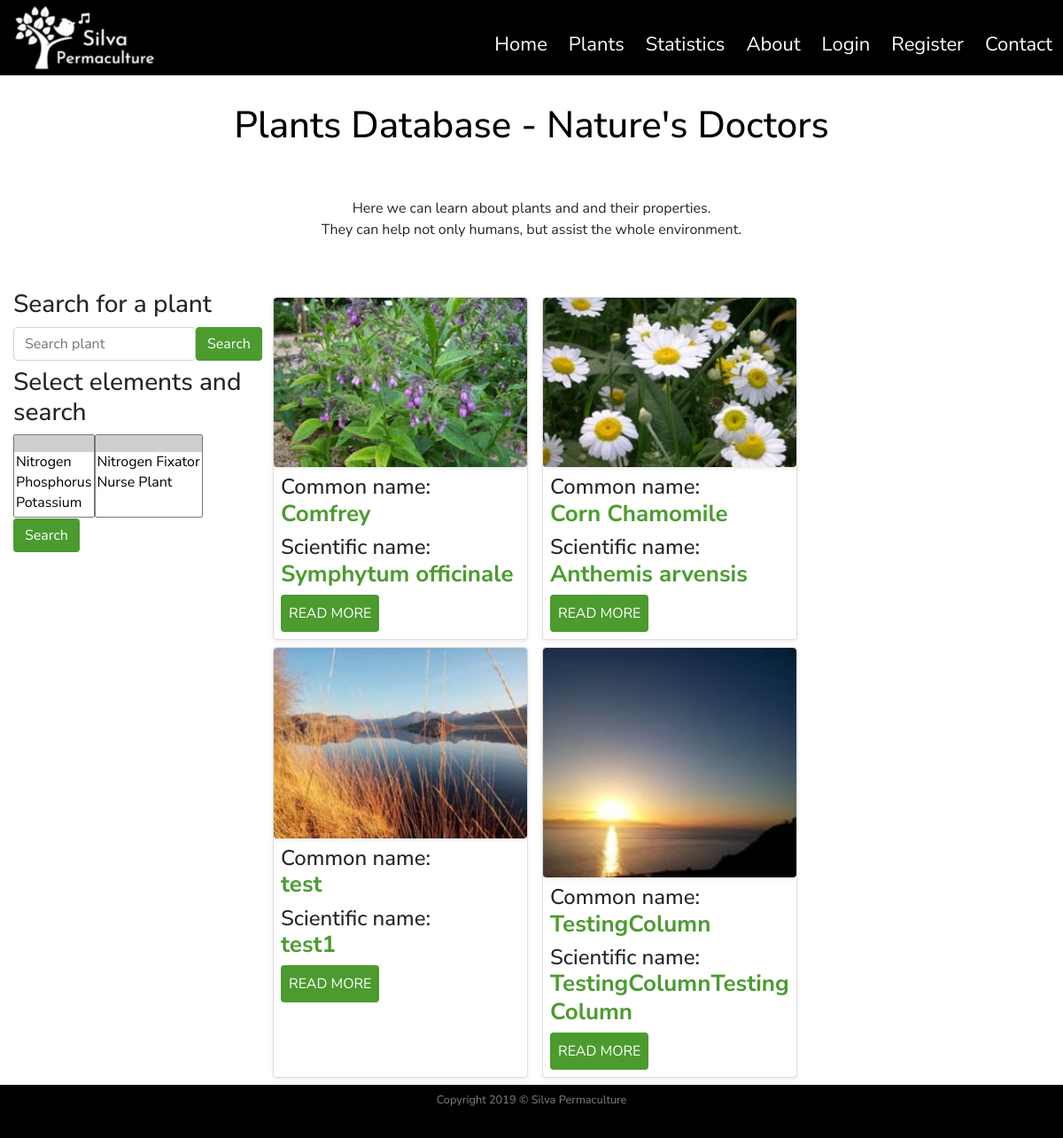
/plants, run on an earlier commit of the app's database.
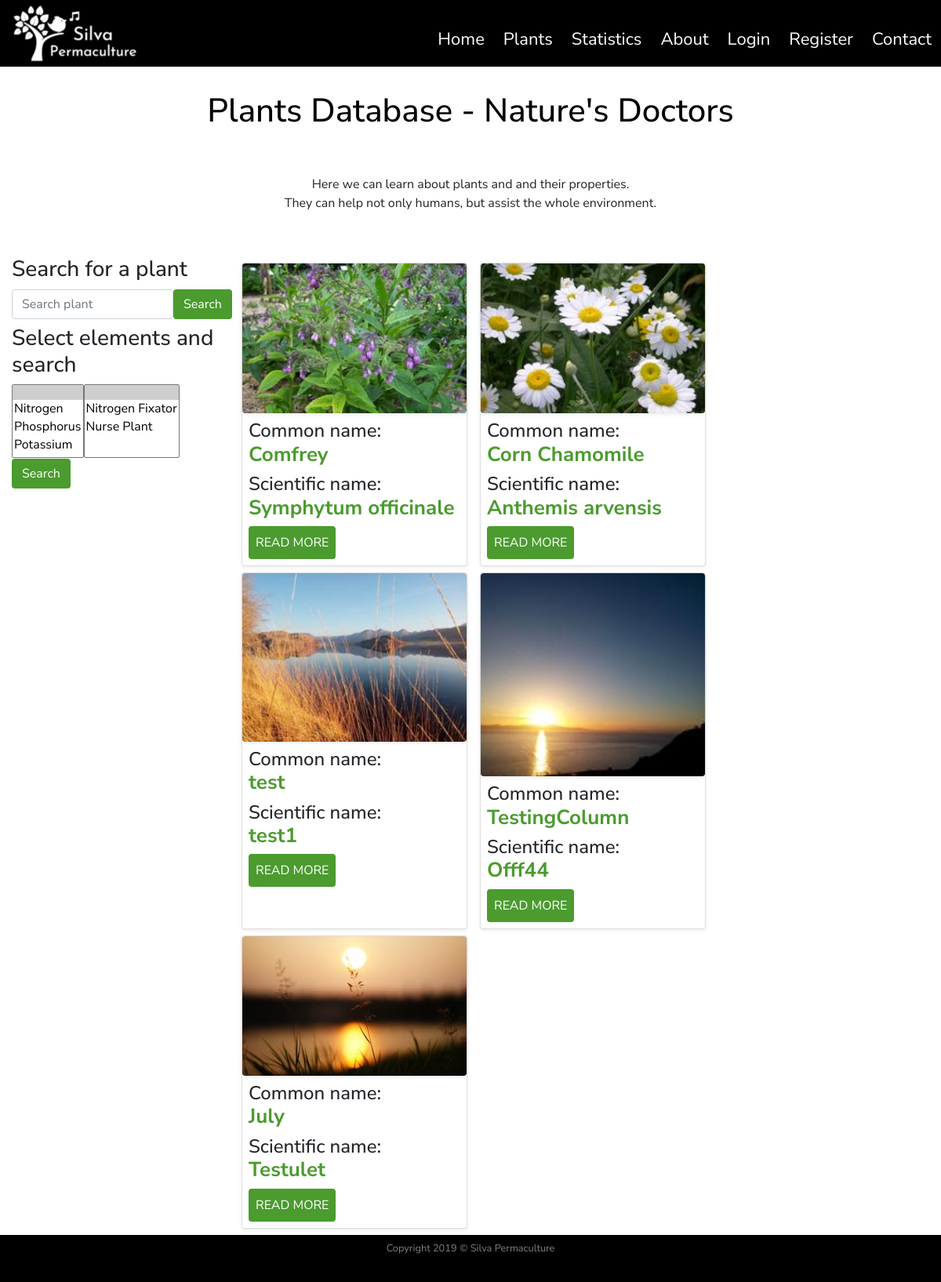
And on a later commit of the database.
### silvapermaculture/models.py (models this page shows, shortened)
class SearchitMixin(object):
    @classmethod
    def search(cls, expression, page, per_page):
        ids, total = search_index(cls.__tablename__, expression, page, per_page)
        if total == 0:
            return cls.query.filter_by(id=0), 0
        when = []
        for i in range(len(ids)):
            when.append((ids[i],i))
        return cls.query.filter(cls.id.in_(ids)).order_by(
            db.case(when, value=cls.id)), total

class Plants(SearchitMixin, db.Model):
    __searchit__ = ['common_name', 'botanical_name', 'medicinal', 'region']
    id = db.Column(db.Integer, primary_key=True)
    common_name = db.Column(db.String(40), nullable=False)
    botanical_name = db.Column(db.String(80), unique=True, nullable=False)
    short_description = db.Column(db.Text, nullable=False)
    medicinal = db.Column(db.Text, nullable=False)
    other_uses = db.Column(db.Text, nullable=False)
    habitats = db.Column(db.Text, nullable=False)
    region = db.Column(db.Text, nullable=False)
    image_file = db.Column(db.String(20), default='default_plant_pic.jpg')
    date_added = db.Column(db.DateTime, nullable=False, default=datetime.utcnow)
    user_id = db.Column(db.Integer, db.ForeignKey('user.id'), nullable=False)
    dna = db.relationship('DNA', secondary = plants_dna_table)  # Dynamic_Nutrient_Accumulated
    nfn = db.relationship('NFN', secondary = plants_nfn_table)  # Nitrogen_Fixers_Nursing

### silvapermaculture/routes.py (the view)
@app.route("/plants")
def plants():
    plants = Plants.query.all()
    search = SearchForm()
    searchn = SearchFormN()
    return render_template('plants.html', title= 'Plants Database', plants=plants, search=search, searchn=searchn)

### silvapermaculture/forms.py
class SearchForm(FlaskForm):
    q = StringField(('Search plant'), validators=[DataRequired(),Length(max=60)])
    def __init__(self, *args, **kwargs):
        if 'formdata' not in kwargs:
            kwargs['formdata'] = request.args
        if 'csrf_enabled' not in kwargs:
            kwargs['csrf_enabled'] = False
        super(SearchForm, self).__init__(*args, **kwargs)
    submit = SubmitField('Search')

class SearchFormN(FlaskForm):
    dna = QuerySelectMultipleField('Select Element', validators=[DataRequired()], query_factory=enabled_dna, allow_blank=True, get_label='element')
    nfn = QuerySelectMultipleField('Select Property', validators=[DataRequired()], query_factory=enabled_nfn, allow_blank=True,
                                   get_label='plant_extra')
    def __init__(self, *args, **kwargs):
        if 'formdata' not in kwargs:
            kwargs['formdata'] = request.args
        if 'csrf_enabled' not in kwargs:
            kwargs['csrf_enabled'] = False
        super(SearchFormN, self).__init__(*args, **kwargs)
    submit = SubmitField('Search')

### silvapermaculture/forms.py (called while the page is built)
def enabled_dna():
    return DNA.query

def enabled_nfn():
    return NFN.query

### silvapermaculture/templates/plants.html
{% extends "layout.html" %}
    {% block content %}
        <div class="row">
            <div class="col-12">
                <h1 class="text-center my-4 py-2" id="headingOther">Plants Database - Nature's Doctors</h1>
            </div>
        </div>
        <div class="row my-3">
            <div class="col-12 mb-2">
                <p class="text-center p-2">Here we can learn about plants and and their properties.<br/>
                    They can help not only humans, but assist the whole environment. <br/>
                </p>
            </div>
        </div>
        <div class="row">
            <div class="col-12 col-lg-3">
                <h3 class="my-2 text-left">Search for a plant</h3>
                <form class="form-inline my-2 my-lg-0" method="get" action="{{url_for('search')}}">
                    <div class="form-group row">
                        <div class="col-12 ">
                    {{ search.q(size=20, class="form-control", placeholder=search.q.label.text) }}
                         </div>
                    </div>
                    <div class="col-1 m-0 p-0 mb-3 mb-sm-0 mr-lg-3">
                    {{ search.submit(class="btn btn-search") }}
                     </div>
                </form>
                <h3 class="my-2 text-left">Select elements and search</h3>
                <form class="form-inline my-2 my-lg-0" method="get" action="{{url_for('searchn') }}">
                        <div class="form-group row">
                                  {% if searchn.dna.errors %}
                                    {{ searchn.dna(class="form-control form-control-lg is-invalid") }}
                                    <div class="invalid-feedback">
                                        {% for error in searchn.dna.errors %}
                                            <span>{{ error }}</span>
                                        {% endfor %}
                                    </div>
                                  {% else %}
                                  <div class="col-12">
                                  {{ searchn.dna(class_="selectpicker", multiple=True) }}
                                  </div>
                                  {% endif %}
                        </div>
                        <div class="form-group row">
                                  {% if searchn.nfn.errors %}
                                    {{ searchn.nfn(class="form-control form-control-lg is-invalid") }}
                                    <div class="invalid-feedback">
                                        {% for error in searchn.nfn.errors %}
                                            <span>{{ error }}</span>
                                        {% endfor %}
                                    </div>
                                  {% else %}
                                   <div class="col-12">
                                  {{ searchn.nfn(class_="selectpicker", multiple=True) }}
                                   </div>
                                  {% endif %}
                        </div>
                        <div class="col-12 m-0 p-0">
                        {{ searchn.submit(class="btn btn-search ") }}
                        </div>
                </form>
            </div>
            <div class="col-12 col-lg-9 mt-lg-3">
                <div class="row">
                         {% for plant in plants %}
                        <div class="card shadow-sm my-2 my-lg-0 mx-lg-2 mb-lg-2 mx-auto" style="width: 18rem;">
                          <img class="img-fluid rounded shadow-sm" src="{{ url_for('static', filename='img/plants/' + plant.image_file) }}"  alt="Default plant image"/>
                          <div class="card-body p-2">
                            <h4 class="text-left">Common name:<br/> <span class="titles">{{ plant.common_name }}</span></h4>
                            <h4 class="text-left">Scientific name:<br/> <span class="titles">{{ plant.botanical_name }} </span></h4>
                            <a class="btn btn-readmore p-2" href="{{ url_for('plant', plant_id=plant.id) }}">READ MORE</a>
                          </div>
                        </div>
                        {% endfor %}
                </div>
            </div>
        </div>
    {% endblock content %} #Jinja2 allows to put the name of the block here so to know which block is closing if we have multiple.

### silvapermaculture/templates/layout.html (shortened to what this page needs)
<!doctype html>
<html lang="en">
<head>
    <link rel="stylesheet" href="https://stackpath.bootstrapcdn.com/bootstrap/4.3.1/css/bootstrap.min.css">
    <link rel="stylesheet" href="https://cdn.jsdelivr.net/npm/bootstrap-select@1.13.9/dist/css/bootstrap-select.min.css">
    <link rel="stylesheet" href="https://use.fontawesome.com/releases/v5.3.1/css/all.css"
crossorigin="anonymous">
    <link rel="stylesheet" href="{{ url_for('static', filename='css/style.css') }}" type="text/css">
</head>
<body class="d-flex flex-column">
<header>
    <div class="container-fluid">
                <div class="row">
                    <div class="col-12 col-sm-12 p-0">
                        <nav class="navbar navbar-expand-lg bg-black p-0  ">
                            <a class="navbar-brand  ml-3" href="{{ url_for('index') }}"><img class="img-fluid" src="{{ url_for('static', filename='img/logo_silva_white.png') }}" alt="Bird singing and Silva Permaculture text."/></a>
                            <div class="collapse navbar-collapse justify-content-end" id="navbarNav">
                                <ul class="navbar-nav mt-3">
                                    <li class="nav-item mx-1">
                                        <a class="nav-link items" href="{{ url_for('index') }}">Home<span class="sr-only">(current)</span></a>
                                    </li>
                                    <li class="nav-item mx-1">
                                        <a class="nav-link items" href="{{ url_for('plants') }}">Plants</a>
                                    </li>
                                    <li class="nav-item mx-1">
                                        <a class="nav-link items" href="{{ url_for('statistics') }}">Statistics</a>
                                    </li>
                                    <li class="nav-item mx-1">
                                        <a class="nav-link items" href="{{ url_for('about') }}">About</a>
                                    </li>
                                    {% if current_user.is_authenticated %}
                                         <li class="nav-item mx-1">
                                            <a class="nav-link items"  href="{{ url_for('new_plant') }}">Add Plant</a>
                                        </li>
                                        <li class="nav-item mx-1">
                                            <a class="nav-link items"  href="{{ url_for('account') }}">Account</a>
                                        </li>
                                        <li class="nav-item mx-1">
                                            <a class="nav-link items"  href="{{ url_for('logout') }}">Logout</a>
                                        </li>
                                    {% else %}
                                        <li class="nav-item mx-1">
                                            <a class="nav-link items" href="{{ url_for('login') }}">Login</a>
                                        </li>
                                        <li class="nav-item mx-1">
                                            <a class="nav-link items" href="{{ url_for('register') }}">Register</a>
                                        </li>
                                    {% endif %}
                                    <li class="nav-item mx-1">
                                        <a class="nav-link items"  href="{{ url_for('contact') }}">Contact</a>
                                    </li>
                                </ul>
                            </div>
                        </nav>
                    </div>
                </div>
            </div>
</header>
<main>
    <div class="container-fluid">
                {% block content %}
                {% endblock content %}
    </div>
</main>
<div class="container-fluid">
    <div class="row ">
        <div class="col-12 p-0 my-0">
            <footer  class="bg-black text-white-50">
                <div class="text-center  py-1">
                  <small class="py-2">Copyright 2019 &copy; Silva Permaculture</small>
                </div>
            </footer>
        </div>
    </div>
</div>
</body>
</html>

### silvapermaculture/static/css/style.css (style rules this page uses)
html, body { height: 100% }
body { font-family: 'Nunito Sans', sans-serif; font-size: 16px; display: flex; flex-direction: column; }
.bg-black { background-color: black }
.items { color:white; font-size:22px; transition: all .5s; }
main { flex: 1 0 auto }
#headingOther { color: black; font-size: 42px; }
.titles { color: #4B9B2F; font-size:26px; font-weight: bold }
.btn-readmore, .btn-search { background-color: #4B9B2F; color:white; transition: all .6s }
footer { flex-shrink: 0; height: 60px; }

What changed in the data, as far as the page shows it:
changed Plants "TestingColumn": botanical_name "TestingColumnTestingColumn" → "Offf44"
added Plants: image_file (picture), common_name "July", botanical_name "Testulet"
